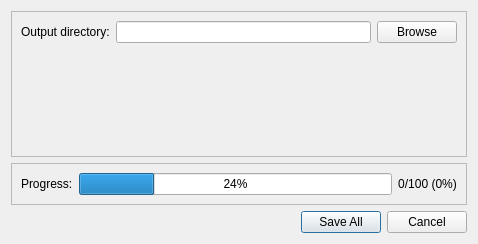
<?xml version="1.0" encoding="UTF-8"?>
<ui version="4.0">
 <class>ExportDialog</class>
 <widget class="QDialog" name="ExportDialog">
  <property name="geometry">
   <rect>
    <x>0</x>
    <y>0</y>
    <width>478</width>
    <height>244</height>
   </rect>
  </property>
  <property name="windowTitle">
   <string>Dialog</string>
  </property>
  <layout class="QVBoxLayout" name="verticalLayout">
   <item>
    <widget class="QScrollArea" name="scrollArea">
     <property name="widgetResizable">
      <bool>true</bool>
     </property>
     <widget class="QWidget" name="scrollAreaWidgetContents">
      <property name="geometry">
       <rect>
        <x>0</x>
        <y>0</y>
        <width>452</width>
        <height>112</height>
       </rect>
      </property>
      <layout class="QFormLayout" name="formLayout_2">
       <item row="0" column="0">
        <widget class="QLabel" name="lblOutputDirectory">
         <property name="text">
          <string>Output directory:</string>
         </property>
        </widget>
       </item>
       <item row="0" column="1">
        <layout class="QHBoxLayout" name="horizontalLayout_2">
         <item>
          <widget class="QLineEdit" name="txtOutputDir"/>
         </item>
         <item>
          <widget class="QPushButton" name="btnOutputDir">
           <property name="text">
            <string>Browse</string>
           </property>
          </widget>
         </item>
        </layout>
       </item>
      </layout>
     </widget>
    </widget>
   </item>
   <item>
    <widget class="QFrame" name="frame">
     <property name="sizePolicy">
      <sizepolicy hsizetype="Preferred" vsizetype="Maximum">
       <horstretch>0</horstretch>
       <verstretch>0</verstretch>
      </sizepolicy>
     </property>
     <property name="frameShape">
      <enum>QFrame::Shape::StyledPanel</enum>
     </property>
     <property name="frameShadow">
      <enum>QFrame::Shadow::Raised</enum>
     </property>
     <layout class="QFormLayout" name="formLayout">
      <item row="0" column="1">
       <layout class="QHBoxLayout" name="horizontalLayout">
        <item>
         <widget class="QProgressBar" name="prbProgress">
          <property name="sizePolicy">
           <sizepolicy hsizetype="Expanding" vsizetype="Fixed">
            <horstretch>6</horstretch>
            <verstretch>0</verstretch>
           </sizepolicy>
          </property>
          <property name="value">
           <number>24</number>
          </property>
         </widget>
        </item>
        <item>
         <widget class="QLabel" name="lblProgress_Status">
          <property name="sizePolicy">
           <sizepolicy hsizetype="Preferred" vsizetype="Preferred">
            <horstretch>1</horstretch>
            <verstretch>0</verstretch>
           </sizepolicy>
          </property>
          <property name="text">
           <string>0/100 (0%)</string>
          </property>
          <property name="alignment">
           <set>Qt::AlignmentFlag::AlignCenter</set>
          </property>
         </widget>
        </item>
       </layout>
      </item>
      <item row="0" column="0">
       <widget class="QLabel" name="lblProgress">
        <property name="text">
         <string>Progress:</string>
        </property>
       </widget>
      </item>
     </layout>
    </widget>
   </item>
   <item>
    <widget class="QDialogButtonBox" name="dialogButtons">
     <property name="orientation">
      <enum>Qt::Orientation::Horizontal</enum>
     </property>
     <property name="standardButtons">
      <set>QDialogButtonBox::StandardButton::Cancel|QDialogButtonBox::StandardButton::SaveAll</set>
     </property>
     <property name="centerButtons">
      <bool>false</bool>
     </property>
    </widget>
   </item>
  </layout>
 </widget>
 <resources/>
 <connections>
  <connection>
   <sender>dialogButtons</sender>
   <signal>accepted()</signal>
   <receiver>ExportDialog</receiver>
   <slot>accept()</slot>
   <hints>
    <hint type="sourcelabel">
     <x>248</x>
     <y>254</y>
    </hint>
    <hint type="destinationlabel">
     <x>157</x>
     <y>274</y>
    </hint>
   </hints>
  </connection>
  <connection>
   <sender>dialogButtons</sender>
   <signal>rejected()</signal>
   <receiver>ExportDialog</receiver>
   <slot>reject()</slot>
   <hints>
    <hint type="sourcelabel">
     <x>316</x>
     <y>260</y>
    </hint>
    <hint type="destinationlabel">
     <x>286</x>
     <y>274</y>
    </hint>
   </hints>
  </connection>
 </connections>
</ui>
